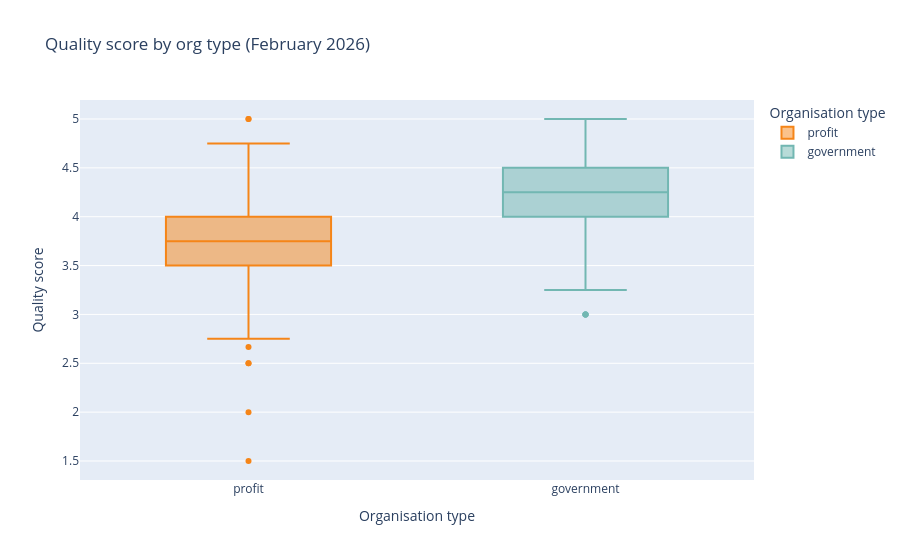

The cell this chart's notebook holds for it:
### Markdown cell above
## 4. For-Profit Problem — Quality by Org Type

### Code cell
# Box plot quality by org type (latest snapshot)
latest_rat = ratings[ratings['snapshot_date'] == latest_snap].copy()

fig = px.box(
    latest_rat[latest_rat['org_type'] != 'unknown'],
    x='org_type', y='quality_score', color='org_type',
    title=f'Quality score by org type ({latest_snap.strftime("%B %Y")})',
    labels={'quality_score':'Quality score','org_type':'Organisation type'},
    color_discrete_map={'profit':'#F58518','not_for_profit':'#4C78A8','government':'#72B7B2'},
    points='outliers'
)
fig.show()

### Figure 1 — Plotly figure (JSON) as saved in the notebook; plotly's stock layout.template omitted (floating-point values rounded to 4 significant figures; data arrays with more than 128 entries replaced by an {"elided": "..."} marker saying what was removed)
{"data": [{"alignmentgroup": "True", "boxpoints": "outliers", "hovertemplate": "Organisation type=%{x}<br>Quality score=%{y}<extra></extra>", "legendgroup": "profit", "marker": {"color": "#F58518"}, "name": "profit", "notched": false, "offsetgroup": "profit", "orientation": "v", "showlegend": true, "type": "box", "x": {"elided": "854 str values"}, "x0": " ", "xaxis": "x", "y": {"elided": "854 float values"}, "y0": " ", "yaxis": "y"}, {"alignmentgroup": "True", "boxpoints": "outliers", "hovertemplate": "Organisation type=%{x}<br>Quality score=%{y}<extra></extra>", "legendgroup": "government", "marker": {"color": "#72B7B2"}, "name": "government", "notched": false, "offsetgroup": "government", "orientation": "v", "showlegend": true, "type": "box", "x": {"elided": "189 str values"}, "x0": " ", "xaxis": "x", "y": {"elided": "189 float values"}, "y0": " ", "yaxis": "y"}], "layout": {"boxmode": "overlay", "legend": {"title": {"text": "Organisation type"}, "tracegroupgap": 0}, "title": {"text": "Quality score by org type (February 2026)"}, "xaxis": {"anchor": "y", "categoryarray": ["profit", "government"], "categoryorder": "array", "domain": [0, 1], "title": {"text": "Organisation type"}}, "yaxis": {"anchor": "x", "domain": [0, 1], "title": {"text": "Quality score"}}}}
